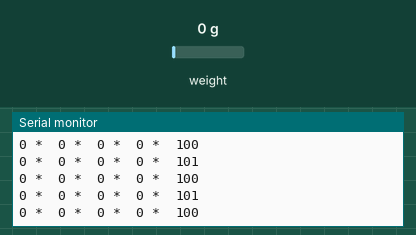
This sketch was run on a simulated Arduino Uno, built with avr-gcc and run on an emulated ATmega328P. On the bench: the last lines printed to the serial monitor. The test bench sets the inputs (shaded band); at power-on: weight on the scale 0 g.

Above: at 1.3 s.
1.4 s: weight on the scale set to 100 g
At 1.42 s:
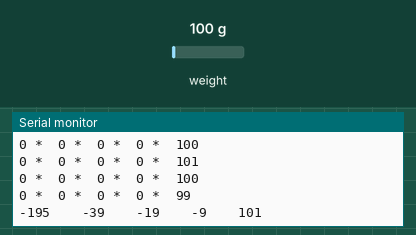
3.5 s: weight on the scale set to 1250 g
At 4.06 s:
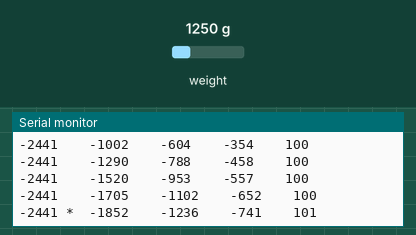
Timing chart, 0 to 6.5 s (numbered marks = the images above; inputs shaded):
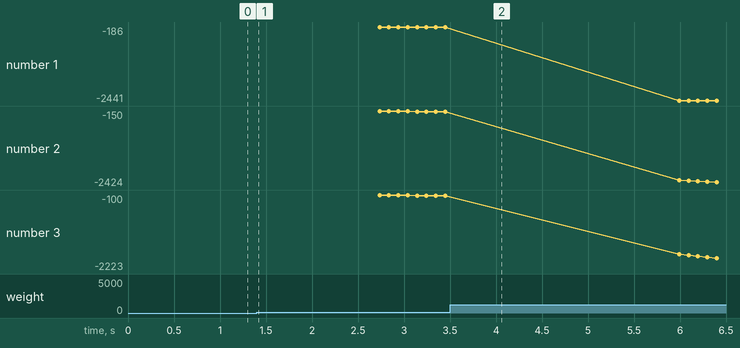

The sketch:

SpeedTests.ino
```cpp
#include "HX711.h"


// Pins to the load cell amp
#define CLK 2     // clock pin to the load cell amp
#define DOUT 3    // data pin to the lca

//this value was obtained by calibraion
#define CALIBRATION_FACTOR -195350

//this value was obtained by reading nothing but the scale plate (without even the lights)
#define ZERO_FACTOR -96200

HX711 scale(DOUT, CLK);

void setup() {
  Serial.begin(115200);

  scale.set_scale(CALIBRATION_FACTOR); //This value is obtained by using the SparkFun_HX711_Calibration sketch
  scale.tare(ZERO_FACTOR);
  Serial.println("READY.");

}

void speedTest() {
  unsigned long a = millis();
  int weight = scale.read_average(1);
  unsigned long b = millis();

  Serial.print("Took ");
  Serial.print(b-a);
  Serial.print("ms to get: ");
  Serial.println(weight);

}

void lowPassTest(const float alpha[],int n) {
  static int initSize = 0;

  const int SAMP_COUNT = 1;
  unsigned long mStart = millis();
  long value =  scale.read_average(SAMP_COUNT);
  unsigned long mDuration = (millis()-mStart)/SAMP_COUNT;

  const int CNT_TO_STABLE = 5;
  const int STABLE_THRESH = 3000; // +/-

  static long* reading;
  static long* readingLastStable;
  static int* stableCount;

  if (initSize!=n) {
    if (0==reading) {
      reading = (long*) malloc(n * sizeof(long));
      readingLastStable = (long*) malloc(n * sizeof(long));
      stableCount = (int*) malloc(n * sizeof(int));

      for (int i = 0; i<n; i++) {
        reading[i]=value;
        readingLastStable[i]=value;
        stableCount[i]=0;
      }

    } else {
      reading = (long*) realloc(reading, n * sizeof(long));
      readingLastStable = (long*) realloc(readingLastStable, n * sizeof(long));
      stableCount = (int*) realloc(stableCount, n * sizeof(int));
    }
    initSize = n;
  }

  for (int i = 0; i<n; i++) {
    long newValue = reading[i] * (1-alpha[i]) + value * alpha[i];
    if (abs(reading[i]-value)<STABLE_THRESH) {
      if (stableCount[i]<255) {
        stableCount[i]++;
      }
    } else {
      stableCount[i] = 0;
    }

    bool isStable = (((int)stableCount[i])>=CNT_TO_STABLE);

    reading[i] = newValue;

    if (isStable && abs(readingLastStable[i]-reading[i])>STABLE_THRESH) {
      //TODO
    }

    Serial.print((long)reading[i]/100);
    Serial.print(" ");
    Serial.print(isStable?"*":" ");

    if (i<n-1) {Serial.print("\t"); } else { Serial.print("\t"); Serial.print(mDuration); }
  }
  Serial.println();
}

void loop() {

  //speedTest();

  lowPassTest((const float[]){1, 0.20, 0.10 , 0.05},4);

}
```

Measured:
- after the input at 1.4 s, the serial monitor: prints a new line at once (image 1)
